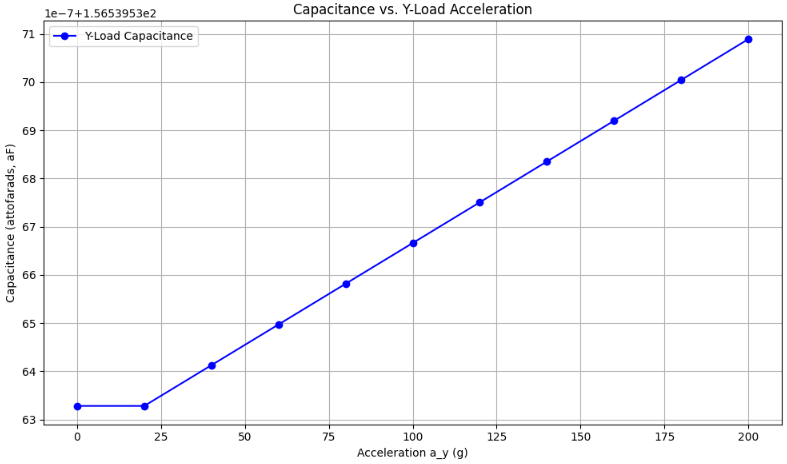

Write the Python code that produced this figure.
import numpy as np
import matplotlib.pyplot as plt

# Data: acceleration (a_y) in g and capacitance in Farads
a_y = np.array([0, 20, 40, 60, 80, 100, 120, 140, 160, 180, 200])
capacitance_y = np.array([
    1.5653953632810892E-16, 1.5653953632810907E-16, 1.565395364125613E-16,
    1.5653953649703286E-16, 1.5653953658152314E-16, 1.565395366660314E-16,
    1.5653953675055986E-16, 1.5653953683510648E-16, 1.565395369196712E-16,
    1.5653953700425743E-16, 1.5653953708886082E-16
])

# Convert capacitance to attofarads (1E-18)
capacitance_y_af = capacitance_y * 1e18

# Plot
plt.figure(figsize=(10, 6))
plt.plot(a_y, capacitance_y_af, marker='o', linestyle='-', color='b', label="Y-Load Capacitance")

# Labels and Title
plt.xlabel("Acceleration a_y (g)")
plt.ylabel("Capacitance (attofarads, aF)")
plt.title("Capacitance vs. Y-Load Acceleration")
plt.grid(True)
plt.legend()
plt.tight_layout()

# Show Plot
plt.show()
